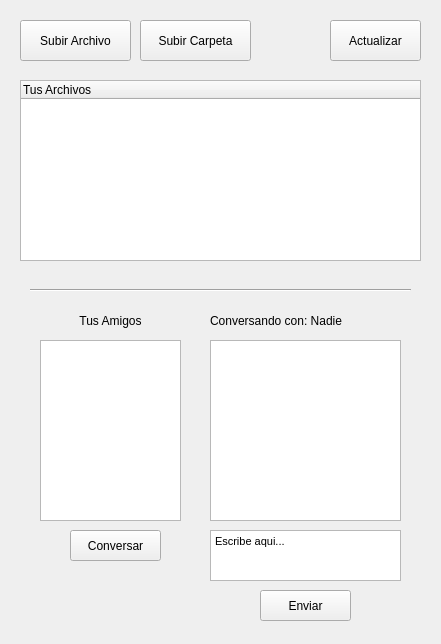
<?xml version="1.0" encoding="UTF-8"?>
<ui version="4.0">
 <class>Form</class>
 <widget class="QWidget" name="Form">
  <property name="geometry">
   <rect>
    <x>0</x>
    <y>0</y>
    <width>441</width>
    <height>644</height>
   </rect>
  </property>
  <property name="windowTitle">
   <string>Form</string>
  </property>
  <widget class="QPushButton" name="SubirArchivoButton">
   <property name="geometry">
    <rect>
     <x>20</x>
     <y>20</y>
     <width>111</width>
     <height>41</height>
    </rect>
   </property>
   <property name="text">
    <string>Subir Archivo</string>
   </property>
  </widget>
  <widget class="QPushButton" name="SubirCarpetaButton">
   <property name="geometry">
    <rect>
     <x>140</x>
     <y>20</y>
     <width>111</width>
     <height>41</height>
    </rect>
   </property>
   <property name="text">
    <string>Subir Carpeta</string>
   </property>
  </widget>
  <widget class="QTreeWidget" name="ArchivosTree">
   <property name="geometry">
    <rect>
     <x>20</x>
     <y>80</y>
     <width>401</width>
     <height>181</height>
    </rect>
   </property>
   <property name="animated">
    <bool>true</bool>
   </property>
   <column>
    <property name="text">
     <string>Tus Archivos</string>
    </property>
   </column>
  </widget>
  <widget class="QPushButton" name="ActualizarButton">
   <property name="geometry">
    <rect>
     <x>330</x>
     <y>20</y>
     <width>91</width>
     <height>41</height>
    </rect>
   </property>
   <property name="text">
    <string>Actualizar</string>
   </property>
  </widget>
  <widget class="QListWidget" name="AmigosListView">
   <property name="geometry">
    <rect>
     <x>40</x>
     <y>340</y>
     <width>141</width>
     <height>181</height>
    </rect>
   </property>
  </widget>
  <widget class="QLabel" name="TusAmigosLabel">
   <property name="geometry">
    <rect>
     <x>70</x>
     <y>310</y>
     <width>81</width>
     <height>21</height>
    </rect>
   </property>
   <property name="text">
    <string>Tus Amigos</string>
   </property>
   <property name="alignment">
    <set>Qt::AlignCenter</set>
   </property>
  </widget>
  <widget class="QPushButton" name="ConversarButton">
   <property name="geometry">
    <rect>
     <x>70</x>
     <y>530</y>
     <width>91</width>
     <height>31</height>
    </rect>
   </property>
   <property name="text">
    <string>Conversar</string>
   </property>
  </widget>
  <widget class="QTextEdit" name="ChatTextField">
   <property name="geometry">
    <rect>
     <x>210</x>
     <y>530</y>
     <width>191</width>
     <height>51</height>
    </rect>
   </property>
   <property name="cursor" stdset="0">
    <cursorShape>IBeamCursor</cursorShape>
   </property>
   <property name="html">
    <string>&lt;!DOCTYPE HTML PUBLIC &quot;-//W3C//DTD HTML 4.0//EN&quot; &quot;http://www.w3.org/TR/REC-html40/strict.dtd&quot;&gt;
&lt;html&gt;&lt;head&gt;&lt;meta name=&quot;qrichtext&quot; content=&quot;1&quot; /&gt;&lt;style type=&quot;text/css&quot;&gt;
p, li { white-space: pre-wrap; }
&lt;/style&gt;&lt;/head&gt;&lt;body style=&quot; font-family:'MS Shell Dlg 2'; font-size:8.25pt; font-weight:400; font-style:normal;&quot;&gt;
&lt;p style=&quot; margin-top:0px; margin-bottom:0px; margin-left:0px; margin-right:0px; -qt-block-indent:0; text-indent:0px;&quot;&gt;&lt;span style=&quot; font-size:8pt;&quot;&gt;Escribe aqui...&lt;/span&gt;&lt;/p&gt;&lt;/body&gt;&lt;/html&gt;</string>
   </property>
  </widget>
  <widget class="QPushButton" name="EnviarButton">
   <property name="geometry">
    <rect>
     <x>260</x>
     <y>590</y>
     <width>91</width>
     <height>31</height>
    </rect>
   </property>
   <property name="text">
    <string>Enviar</string>
   </property>
  </widget>
  <widget class="QLabel" name="ConversandoConLabel">
   <property name="geometry">
    <rect>
     <x>210</x>
     <y>310</y>
     <width>191</width>
     <height>21</height>
    </rect>
   </property>
   <property name="text">
    <string>Conversando con: Nadie</string>
   </property>
   <property name="alignment">
    <set>Qt::AlignLeading|Qt::AlignLeft|Qt::AlignVCenter</set>
   </property>
  </widget>
  <widget class="Line" name="line">
   <property name="geometry">
    <rect>
     <x>30</x>
     <y>280</y>
     <width>381</width>
     <height>20</height>
    </rect>
   </property>
   <property name="orientation">
    <enum>Qt::Horizontal</enum>
   </property>
  </widget>
  <widget class="QListWidget" name="ChatList">
   <property name="geometry">
    <rect>
     <x>210</x>
     <y>340</y>
     <width>191</width>
     <height>181</height>
    </rect>
   </property>
  </widget>
 </widget>
 <resources/>
 <connections/>
</ui>
